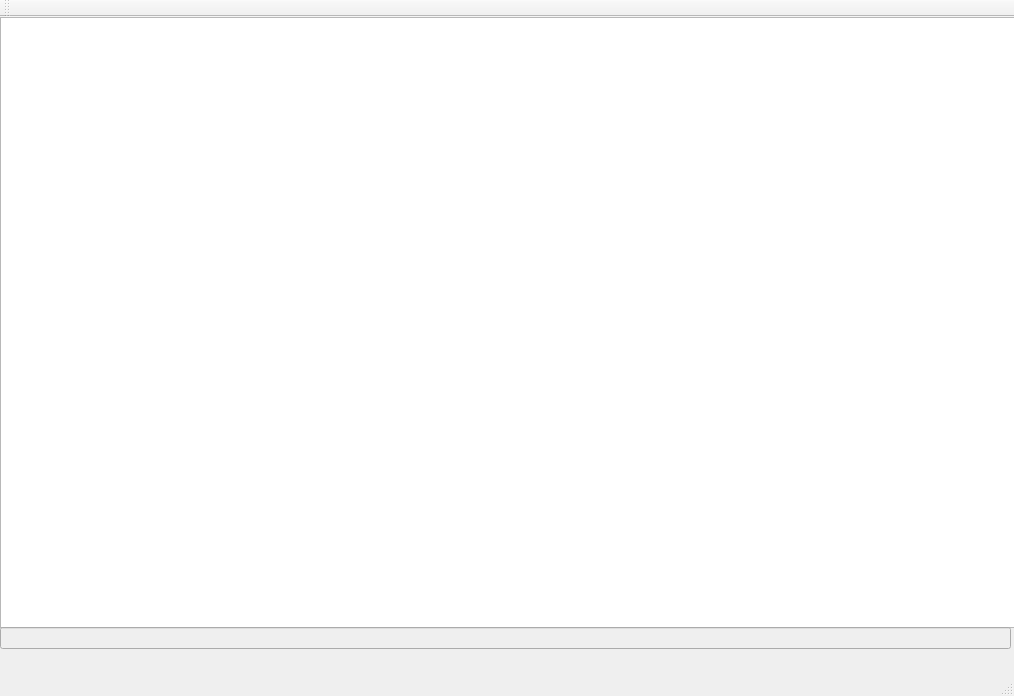
<?xml version="1.0" encoding="UTF-8"?>
<ui version="4.0">
 <class>MainWindow</class>
 <widget class="QMainWindow" name="MainWindow">
  <property name="geometry">
   <rect>
    <x>0</x>
    <y>0</y>
    <width>1014</width>
    <height>696</height>
   </rect>
  </property>
  <property name="minimumSize">
   <size>
    <width>1014</width>
    <height>696</height>
   </size>
  </property>
  <property name="maximumSize">
   <size>
    <width>1014</width>
    <height>696</height>
   </size>
  </property>
  <property name="cursor">
   <cursorShape>ArrowCursor</cursorShape>
  </property>
  <property name="windowTitle">
   <string>Text Editor</string>
  </property>
  <widget class="QWidget" name="centralWidget">
   <widget class="QTextBrowser" name="textBrowser">
    <property name="geometry">
     <rect>
      <x>0</x>
      <y>0</y>
      <width>1021</width>
      <height>611</height>
     </rect>
    </property>
    <property name="readOnly">
     <bool>false</bool>
    </property>
   </widget>
   <widget class="QLineEdit" name="lineEdit">
    <property name="enabled">
     <bool>false</bool>
    </property>
    <property name="geometry">
     <rect>
      <x>0</x>
      <y>610</y>
      <width>1011</width>
      <height>22</height>
     </rect>
    </property>
    <property name="acceptDrops">
     <bool>false</bool>
    </property>
    <property name="readOnly">
     <bool>true</bool>
    </property>
   </widget>
  </widget>
  <widget class="QMenuBar" name="menuBar">
   <property name="geometry">
    <rect>
     <x>0</x>
     <y>0</y>
     <width>1014</width>
     <height>19</height>
    </rect>
   </property>
  </widget>
  <widget class="QToolBar" name="mainToolBar">
   <property name="toolTip">
    <string/>
   </property>
   <property name="movable">
    <bool>true</bool>
   </property>
   <attribute name="toolBarArea">
    <enum>TopToolBarArea</enum>
   </attribute>
   <attribute name="toolBarBreak">
    <bool>false</bool>
   </attribute>
  </widget>
  <widget class="QStatusBar" name="statusBar">
   <property name="toolTip">
    <string/>
   </property>
  </widget>
 </widget>
 <layoutdefault spacing="6" margin="11"/>
 <resources/>
 <connections/>
</ui>
